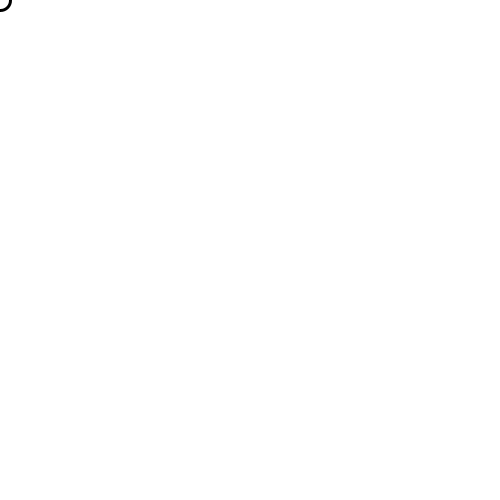
Frame 1 (no input)
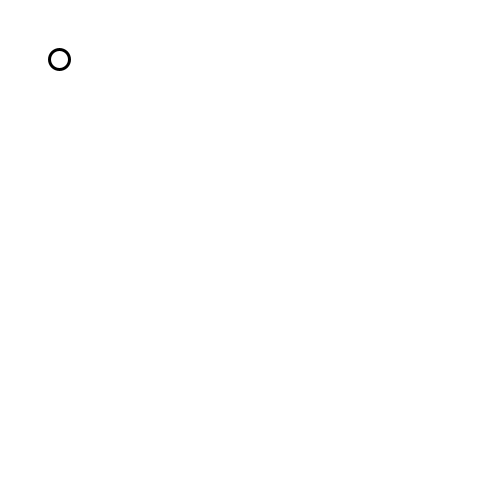
Frame 60 (the mouse pressed at the canvas centre just before this capture)
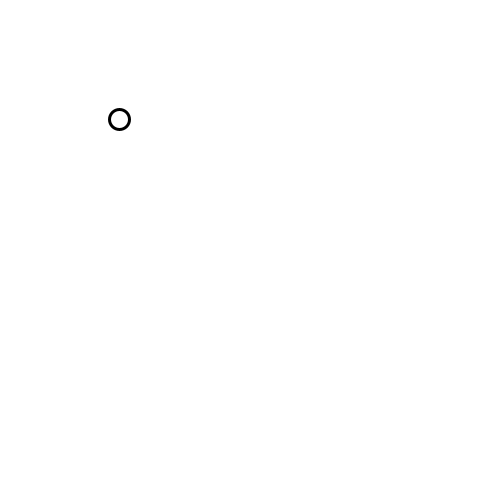
Frame 120 (the mouse held since frame 60 and released just before this capture)

The Processing sketch that drew these frames (run headless with seeded random() and noise(); from frame 60 on, the mouse is pressed at the canvas centre):

// Processing sketch: sketch_006_mover
// ── sketch_006_mover.pde
int x = 0, y = 0;

void setup() {
  size(500, 500);
}

void draw() {
  background(255, 255, 255);
  strokeWeight(3);
  ellipse(x, y, 20, 20);
  x++; y++;
//  x = x + 1;
//  x += 1;
  if (width < x) {
    x = 0;
  }
  if (height < y) {
    y = 0;
  }
}
